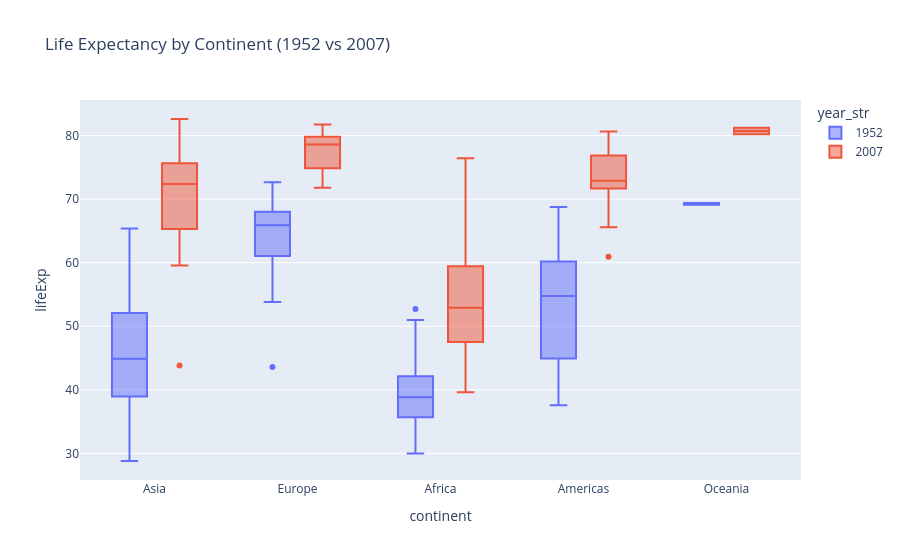

Source (notebook cell):
### Code cell
# Exercise 2

g_two_years = gapminder[gapminder["year"].isin([1952, 2007])]

g_two_years["year_str"] = g_two_years["year"].astype(str)

fig = px.box(
    g_two_years,
    x="continent",
    y="lifeExp",
    color="year_str",
    title="Life Expectancy by Continent (1952 vs 2007)"
)
fig.show()

### Figure 1 — Plotly figure (JSON) as saved in the notebook; plotly's stock layout.template omitted (floating-point values rounded to 4 significant figures; data arrays with more than 128 entries replaced by an {"elided": "..."} marker saying what was removed)
{"data": [{"alignmentgroup": "True", "hovertemplate": "year_str=1952<br>continent=%{x}<br>lifeExp=%{y}<extra></extra>", "legendgroup": "1952", "marker": {"color": "#636efa"}, "name": "1952", "notched": false, "offsetgroup": "1952", "orientation": "v", "showlegend": true, "type": "box", "x": {"elided": "142 str values"}, "x0": " ", "xaxis": "x", "y": {"elided": "142 float values"}, "y0": " ", "yaxis": "y"}, {"alignmentgroup": "True", "hovertemplate": "year_str=2007<br>continent=%{x}<br>lifeExp=%{y}<extra></extra>", "legendgroup": "2007", "marker": {"color": "#EF553B"}, "name": "2007", "notched": false, "offsetgroup": "2007", "orientation": "v", "showlegend": true, "type": "box", "x": {"elided": "142 str values"}, "x0": " ", "xaxis": "x", "y": {"elided": "142 float values"}, "y0": " ", "yaxis": "y"}], "layout": {"boxmode": "group", "legend": {"title": {"text": "year_str"}, "tracegroupgap": 0}, "title": {"text": "Life Expectancy by Continent (1952 vs 2007)"}, "xaxis": {"anchor": "y", "domain": [0, 1], "title": {"text": "continent"}}, "yaxis": {"anchor": "x", "domain": [0, 1], "title": {"text": "lifeExp"}}}}
